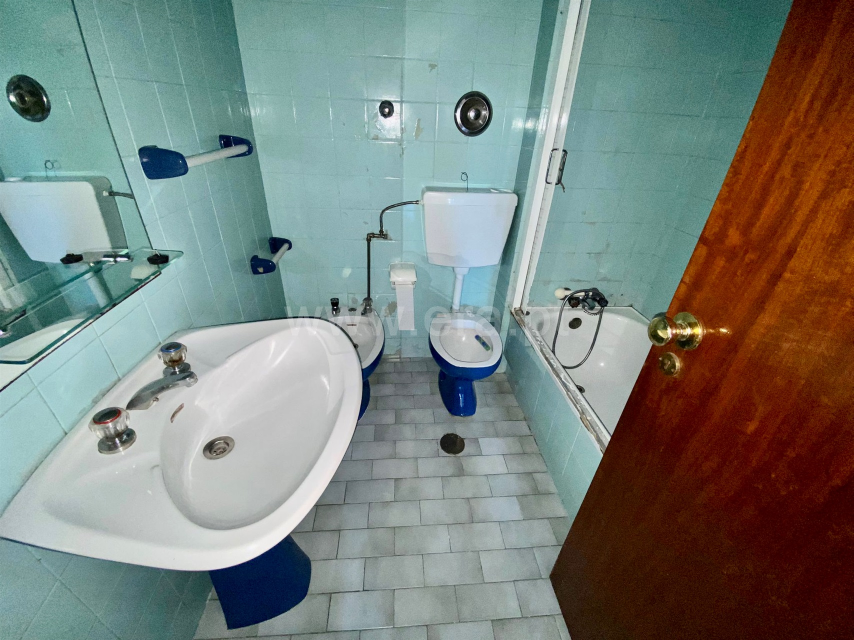
#> input picture data_real/32972/imovel_1/1202860#009.jpg, 1707 x 1280 px (shown at 1/2 size)
$ python algoritmo_genetico.py   (older library calls are emulated)
#> lines starting #> are read from the running program, lines starting #| are printed output that depends on the picture
### funcoes_gerais.py
import os
import cv2 as cv
import pandas as pd

def open_image(image_path):
#> called with image_path = 'data_real/32972/imovel_1/1202860#009.jpg'
    image =  cv.imread(image_path,0)
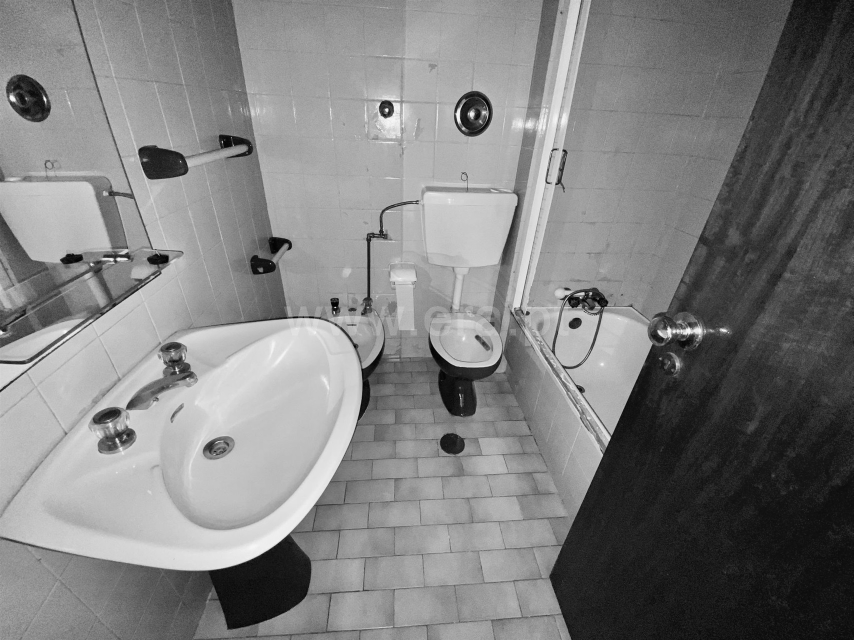
#> image: shape (1280, 1707) (shown at 1/2 size); min 0, max 255, mean 126.9


    #image = cv.equalizeHist(blurred_image)

    return image


# [10 lines left out: function open_images, not called in this run]


### funcoes_semelhanca.py
import os
import glob
import tqdm
import warnings
import cv2 as cv
import statistics
import numpy as np
import pandas as pd
from skimage.measure import ransac
from skimage.color import rgb2gray
from skimage.transform import warp
from skimage.metrics import structural_similarity as compare_ssim

##########
# SCORES #
##########

def calculateScore_1(matches_size, keypoint1_size, keypoint2_size, inliers):
    # Incluir o número de inliers no cálculo do score
    denominador = min(keypoint1_size, keypoint2_size)

    if denominador == 0:
        return 0
    inlier_ratio = inliers / denominador
    return 100 * (matches_size * inlier_ratio)

def calculateScore_2(matches_size,keypoint1_size, keypoint2_size):
    denominador = min(keypoint1_size, keypoint2_size)
    if denominador == 0:
        return 0
    return 100 * (matches_size/denominador)

##########
# GERAIS #
##########

def get_ransac_result(main_keypoints, secondary_keypoints, best_match):
    warnings.filterwarnings("ignore", category=UserWarning)
    inliers, src_pts, dst_pts, error = None, [], [], False
    src_pts = np.float32([main_keypoints[m.queryIdx] for m in best_match]).reshape(
        -1, 2
    )
    dst_pts = np.float32([secondary_keypoints[m.trainIdx] for m in best_match]).reshape(
        -1, 2
    )
    model = None
    from skimage.transform import  AffineTransform, ProjectiveTransform, PolynomialTransform, warp, _warps

    m =  AffineTransform
    try:
        model, inliers = ransac(
            (src_pts, dst_pts),
            m,  # TODO: Fazer com que esse valor possa ser variavel
            min_samples=10,  # TODO: Fazer com que esse valor possa ser variavel
            residual_threshold=3,  # TODO: Fazer com que esse valor possa ser variavel
            max_trials=90000,
        )
    except Exception as e:
        error = True
    warnings.filterwarnings("default", category=UserWarning)
    return inliers, src_pts, dst_pts, error, model

def get_flann_model():
    index_params_flann = dict(
        algorithm=3,
        table_number=500,
        key_size=100,
        multi_probe_level=5,
    )


    search_params_flann = dict(checks=200)

    flann = cv.FlannBasedMatcher(index_params_flann, search_params_flann)
    return flann

def get_match(main_descriptors, secondary_descriptors, modelo, knn_value=5, ratio_test_activate = True):
    # TODO: Fazer com que o valor de knn possa ser variavel
    matches = modelo.knnMatch(main_descriptors, secondary_descriptors, k=knn_value)

    matches = ratio_test(matches,ratio_test_activate)

    return matches

def get_best_match(best_matches_1, best_matches_2):
    topMatches = []
    for match1 in best_matches_1:
        match1QueryIndex = match1.queryIdx
        match1TrainIndex = match1.trainIdx

        for match2 in best_matches_2:
            match2QueryIndex = match2.queryIdx
            match2TrainIndex = match2.trainIdx

            if (match1QueryIndex == match2TrainIndex) and (
                match1TrainIndex == match2QueryIndex
            ):
                topMatches.append(match1)

    return topMatches

def ratio_test(matches,activate=True, constant_ratio_test=0.7 ):
    # TODO: Fazer com que constant_ratio_test seja variavel
    good = []
    for match in matches:
        distance1 = match[0].distance
        distance2 = match[1].distance
        if activate:
            if distance1 < distance2 * constant_ratio_test:
                good.append(match[0])
        else:
            good.append(match[0])

    return good

def computeSIFT(sift, image):
    return sift.detectAndCompute(image, None)

##########
# GERAIS #
##########

# [8 lines left out: function get_keypoints_descriptors, not called in this run]

def _compare_keypoints_descriptors(keypoints_descriptors_image_1, keypoints_descriptors_image_2, same=None, verbose=False):
    keypoints_1,descriptors_1, image_1 = keypoints_descriptors_image_1
    keypoints_2,descriptors_2, image_2 = keypoints_descriptors_image_2

    #modelo = cv.BFMatcher()

    modelo = get_flann_model()

    match_1 = get_match(descriptors_1, descriptors_2, modelo, ratio_test_activate=True)
    match_2 = get_match(descriptors_2, descriptors_1, modelo, ratio_test_activate=True)

    matches = get_best_match(match_1, match_2)

    inliers, src_pts, dst_pts, error, model = get_ransac_result(
            keypoints_1, keypoints_2, matches
        )

    inliers = 0 if inliers is None else inliers
    score_1 = calculateScore_1(len(matches),len(keypoints_1),len(keypoints_2), np.sum(inliers))
    score_2 = calculateScore_2(len(matches),len(keypoints_1),len(keypoints_2))
    ssim_value = None #compare_ssim(image_1, image_2)

    if verbose:
        print(f"\t\t\t{score_1} --- {score_2} --- {ssim_value}")


    if not model:
        return score_1, score_2
    '''
    if True:
        M = model.params[0:2, :]
        image1_aligned = cv.warpAffine(image_1,M, (image_2.shape[1], image_2.shape[0]))
        # # Combine as duas imagens alinhadas
        result_image = cv.addWeighted(image1_aligned, 0.5, image_2, 0.5, 0)

        cv.imshow('Imagem Alinhada', result_image)
        cv.waitKey(0)
        cv.destroyAllWindows()
    '''
    return score_1,score_2


# [53 lines left out: function compare_keypoints_descriptors, not called in this run]

### algoritmo_genetico.py
import os
import cv2 as cv
import numpy as np
import matplotlib.pyplot as plt
import tqdm
import random
import math
from itertools import product, permutations
import concurrent.futures
import statistics

from funcoes_gerais import open_images, open_image
from funcoes_semelhanca import compare_keypoints_descriptors, computeSIFT, _compare_keypoints_descriptors

PATH = "data_real"
VAR_TYPES = {"sigma": float, "contrastThreshold": float, "nOctaveLayers": int, "edgeThreshold": int, "nfeatures": int}
VAR_MUTATION = {"sigma": 0.3, "contrastThreshold": 0.3, "nOctaveLayers": 2, "edgeThreshold": 3, "nfeatures": 2}
POPULATION_SIZE = 10

path_imagem_1 = "data_real/32972/imovel_1/1202860#009.jpg"
path_imagem_2 = "data_real/32972/imovel_2/125621013-61#022.jpg"

imagem_1 = open_image(path_imagem_1)
imagem_2 = open_image(path_imagem_2)
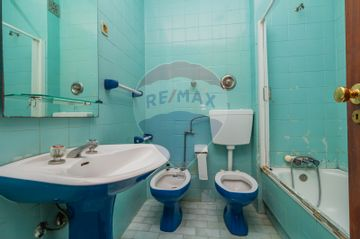
#> input picture data_real/32972/imovel_2/125621013-61#022.jpg, 360 x 239 px
#> in open_image (call 2), `image =  cv.imread(image_path,0)`:
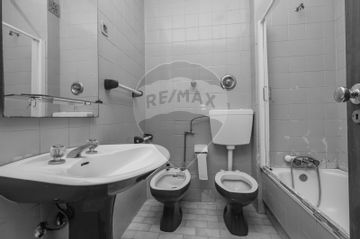
#> image: shape (239, 360); min 0, max 239, mean 135.3

def view_image(image):
    imagem_rgb = cv.cvtColor(image, cv.COLOR_BGR2RGB)
    plt.imshow(imagem_rgb)
    plt.axis('off')  # Desativar eixos
    plt.show()


def get_keypoints_descriptors(sift, image):
    keypoint, descriptor = computeSIFT(sift, image)

    keypoint = [(float(kp.pt[0]), float(kp.pt[1])) for kp in keypoint]
    if len(keypoint) <=1:
        return None
    descriptor = descriptor.astype(np.float32)

    return [keypoint, descriptor, image]

def evaluates_performance(parametro, imagem_1, imagem_2):
    sift = cv.SIFT_create(**parametro)

    keypoints_descriptors_image_1 = get_keypoints_descriptors(sift, imagem_1)
    keypoints_descriptors_image_2 = get_keypoints_descriptors(sift, imagem_2)

    if (keypoints_descriptors_image_1 is None or keypoints_descriptors_image_2 is None):
        return -1, -1

    score_1_ransac,score_2_normal  =  _compare_keypoints_descriptors(keypoints_descriptors_image_1, keypoints_descriptors_image_2, same=True)

    return score_1_ransac,score_2_normal

def generates_mutation(parametro_nome, old_value):
    variation = random.uniform(-VAR_MUTATION[parametro_nome], VAR_MUTATION[parametro_nome])

    if VAR_TYPES[parametro_nome] == int:
        variation = round(variation)

    if parametro_nome == "nOctaveLayers":
        new_value = max(2, old_value + variation)
    else:
        new_value = max(0, old_value + variation)

    return new_value

def generate_random_population(population_size):
#> called with population_size = 10
    population = []

    while len(population) < population_size:
        parameters = {
            "sigma": random.uniform(0.1, 1.0),
            "contrastThreshold": random.uniform(0.1, 0.5),
            "nOctaveLayers": random.randint(2, 6),
            "edgeThreshold": random.randint(5, 20),
            "nfeatures": random.randint(50, 500),
        }

        # Verifica se o conjunto de parâmetros já está na população
        if parameters not in population:
            population.append(parameters)

    return population

def evaluate_individual(individual):
    # Avaliar o desempenho do RANSAC e do método básico para um indivíduo
    score_ransac, score_basic = evaluates_performance(individual, imagem_1, imagem_2)

    return score_ransac, score_basic, individual

def evaluate_population(population):
    if False:
        with concurrent.futures.ThreadPoolExecutor() as executor:
            # Avalia cada indivíduo na população em paralelo
            results = list(executor.map(evaluate_individual, population))
    results = []
    for p in population:
        results.append(evaluate_individual(p))

    return results

def crossover(parent1, parent2, crossover_point=None):
    if crossover_point is None:
        crossover_point = random.randint(1, len(parent1) - 1)

    child1 = {}
    child2 = {}

    keys = list(parent1.keys())

    for i in range(crossover_point):
        child1[keys[i]] = parent1[keys[i]]
        child2[keys[i]] = parent2[keys[i]]

    for i in range(crossover_point, len(parent1)):
        child1[keys[i]] = parent2[keys[i]]
        child2[keys[i]] = parent1[keys[i]]

    return [child1, child2]

def generate_population_based_on_best(best_params, population_size, used_params):
    new_population = []
    i = 0
    while len(new_population) < (population_size - 1) and i < 20:
        mutated_params = mutate_params(best_params)

        # Verifica se os parâmetros já foram utilizados
        param_tuple = tuple(mutated_params.items())
        if param_tuple not in used_params:
            new_population.append(mutated_params)
            used_params.add(param_tuple)
    if i >20:
        print("NÃO FOI POSSIVEL CRIAR UMA POPULAÇÃO TOTALMENTE NOVA")
    return new_population

def mutate_params(individual_param):
     return {param: generates_mutation(param, value) for param, value in individual_param.items()}

if __name__ == "__main__":
    geracoes = 10
    populations = generate_random_population(POPULATION_SIZE)
    avaliacao_best = []
    media_populacao = []
    tipo_1=False
    tipo_2=True
    if tipo_1:
        for geracao in range(geracoes):
            print(f"GERACAO {geracao+1} --------------------")
            print(f"\t\t TOTAL DE INDIVIDUOS: {len(populations)}")

            population_result = evaluate_population(populations)
            population_sorted = sorted(population_result, key=lambda tupla: tupla[1], reverse=True)
            best_individual_score_ransac, best_individual_score_basic, best_individual_param = population_sorted[0]

            mutated_individual = {param: generates_mutation(param, value) for param, value in best_individual_param.items()}
            new_population_crossover  = crossover(best_individual_param, mutated_individual)
            population_sorted = [population[2] for population in population_sorted]
            if len(population_sorted) >=10:
                population_sorted = population_sorted[:-3]
                population_sorted.append(mutated_individual)
            else:
                population_sorted[-1] = mutated_individual

            population_sorted.extend(new_population_crossover)
            avaliacao_best.append(best_individual_score_basic)
            populations = population_sorted
            print(f"\t\t SCORE DO MELHOR INDIVIDUO: {best_individual_score_basic} X {best_individual_score_ransac}")
            print(f"-------------------- GERACAO {geracao+1}\n")
    elif tipo_2:
        used_params = set()

        for geracao in range(geracoes):
            print(f"GERACAO {geracao+1} --------------------")
            print(f"\t\t TOTAL DE INDIVIDUOS: {len(populations)}")

#> (the run stopped early here; a loop or call above may not have finished)
